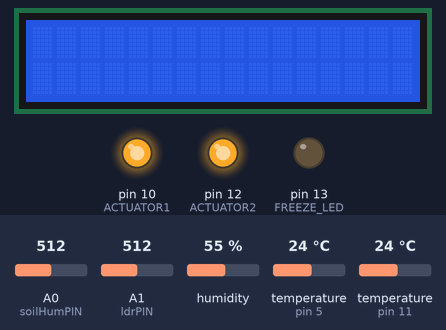
Simulated run of this sketch. Board: Arduino Uno, built with avr-gcc and run on an emulated ATmega328P. Shown: 16×2 character LCD, output pins drawn as LEDs (lit = HIGH). The inputs (shaded band) are chosen by the test bench; at power-on: humidity 55 %, temperature (sensors on pin 5, pin 11) 24 °C, A1 (ldrPIN) = 512, A0 (soilHumPIN) = 512. The modem accepts every AT command (registered, SIM ready, sends succeed) and sends nothing else; pins used as bus, display or sensor lines are not drawn; what the sketch prints to the serial monitor is not drawn.

Above: at 2.2 s.
2.3 s: humidity set to 22 %
At 15.7 s:
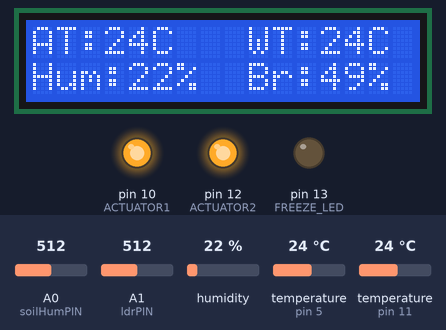
16.1 s: temperature (sensor on pin 5) set to 12 °C
At 30.3 s:
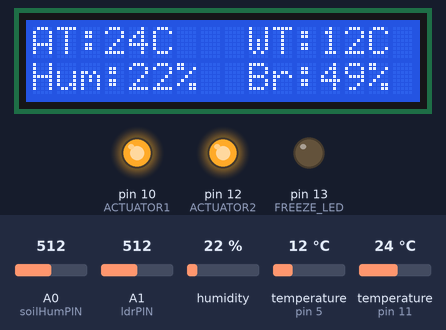
44.1 s: A1 (ldrPIN) set to 716
At 46.1 s:
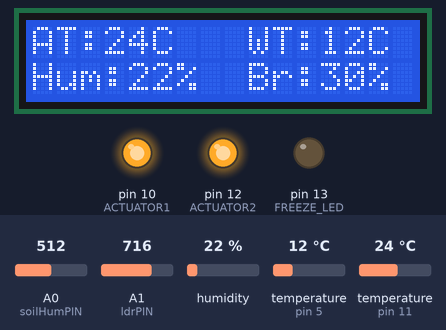
46.8 s: temperature (sensor on pin 11) set to 12 °C
At 61.9 s:
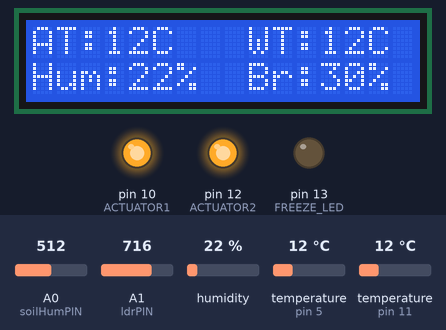
Timing chart, 0 to 63.4 s (numbered marks = the images above; inputs shaded):
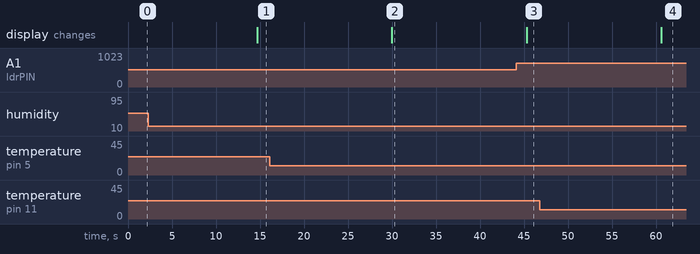

The sketch:

arduino_code.ino
```cpp
// Thingspeak
String statusChWriteKey = ""; // empty due to privacy reasons

String canalID1 = "1005475"; // Enter your Actuator1 Channel ID here
String canalID2 = "1005476"; // Enter your Actuator2 Channel ID here

#include <SoftwareSerial.h>
SoftwareSerial EspSerial(6, 7); // Rx,  Tx

// HW Pins
#define FREEZE_LED 13
#define HARDWARE_RESET 8

// DS18B20
#include <OneWire.h>
#include <DallasTemperature.h>
#define ONE_WIRE_BUS 5 // DS18B20 on pin D5
OneWire oneWire(ONE_WIRE_BUS);
DallasTemperature DS18B20(&oneWire);
int soilTemp = 0;

//DHT
#include "DHT.h"
#include <stdlib.h>
int pinoDHT = 11;
int tipoDHT =  DHT22;
DHT dht(pinoDHT, tipoDHT);
int airTemp = 0;
int airHum = 0;

// LDR (Light)
#define ldrPIN 1
int light = 0;

// Soil humidity
#define soilHumPIN 0
int soilHum = 0;

// LCD
#include <LiquidCrystal.h>
LiquidCrystal lcd(9, 4, 3, 2, A4, A5);

// Variables to be used with timers
long writeTimingSeconds = 15-6; // ==> Define Sample time in seconds to send data
long readTimingSeconds = 10; // ==> Define Sample time in seconds to receive data
long startReadTiming = 0;
long elapsedReadTime = 0;
long startWriteTiming = 0;
long elapsedWriteTime = 0;

//Relays
#define ACTUATOR1 10 // RED LED   ==> Pump
#define ACTUATOR2 12 // GREEN LED ==> Lamp
boolean pump = 0;
boolean lamp = 0;

int command = 0;
int spare = 0;
boolean error;

void setup()
{
  Serial.begin(9600);

  lcd.begin(16, 2);

  pinMode(ACTUATOR1,OUTPUT);
  pinMode(ACTUATOR2,OUTPUT);
  pinMode(FREEZE_LED,OUTPUT);
  pinMode(HARDWARE_RESET,OUTPUT);

  digitalWrite(ACTUATOR1, HIGH);
  digitalWrite(ACTUATOR2, HIGH);
  digitalWrite(FREEZE_LED, LOW);
  digitalWrite(HARDWARE_RESET, HIGH);

  DS18B20.begin();
  dht.begin();

  EspSerial.begin(9600);
  EspHardwareReset(); //Reset
  startReadTiming = millis(); // starting the "program clock"
  startWriteTiming = millis(); // starting the "program clock"
}

void loop()
{
  start: //label
  error=0;


  elapsedWriteTime = millis()-startWriteTiming;
  //elapsedReadTime = millis()-startReadTiming;

  //ESPcheck();
  command = readThingSpeak(canalID1);
  if (command != 9) pump = command;
  takeActions();
  command = readThingSpeak(canalID2);
  if (command != 9) lamp = command;
  takeActions();

  //startReadTiming = millis();

  if (elapsedWriteTime > (writeTimingSeconds*1024))
  {
    //ESPcheck();
    readSensors();
    writeLCD();
    Serial.println("New data!");
    writeThingSpeak();
    startWriteTiming = millis();
  }

  if (error==1) //Resend if transmission is not completed
  {
    Serial.println(" <<<< ERROR >>>>");
    digitalWrite(FREEZE_LED, HIGH);
    goto start; //go to label "start"
  }
}

/********* Read Sensors value *************/
void readSensors(void)
{
  airTemp = dht.readTemperature();
  airHum = dht.readHumidity();

  DS18B20.requestTemperatures();
  soilTemp = DS18B20.getTempCByIndex(0); // Sensor 0 will capture Soil Temp in Celcius

  light = map(analogRead(ldrPIN), 1023, 0, 0, 100); //LDRDark:0  ==> light 100%
  soilHum = map(analogRead(soilHumPIN), 1023, 0, 0, 100);

}

void writeLCD(void)
{
  lcd.clear();
  lcd.setCursor(0, 0);
  lcd.print("AT:" + String(airTemp) + "C");
  lcd.setCursor(9, 0);
  lcd.print("WT:" + String(soilTemp) + "C");
  lcd.setCursor(0, 1);
  lcd.print("Hum:" + String(airHum) + "%");
  lcd.setCursor(9, 1);
  lcd.print("Br:" + String(light) + "%");
}

/********* Take actions based on ThingSpeak Commands *************/
void takeActions(void)
{
  Serial.print("Pump: ");
  Serial.println(pump);
  Serial.print("Lamp: ");
  Serial.println(lamp);
  if (pump == 1) digitalWrite(ACTUATOR1, LOW);
  else digitalWrite(ACTUATOR1, HIGH);
  if (lamp == 1) digitalWrite(ACTUATOR2, LOW);
  else digitalWrite(ACTUATOR2, HIGH);
}

/********* Read Actuators command from ThingSpeak *************/
int readThingSpeak(String channelID)
{
  startThingSpeakCmd();
  int command;
  String getStr = "GET /channels/";
  getStr += channelID;
  getStr +="/fields/1/last";
  getStr += "\r\n";

  String messageDown = sendThingSpeakGetCmd(getStr);
  if (messageDown[5] == 49)
  {
    command = messageDown[7]-48;
    Serial.print("Command received: ");
    Serial.println(command);
  }
  else command = 9;
  return command;
}

void writeThingSpeak(void)
{

  startThingSpeakCmd();

  String getStr = "GET /update?api_key=";
  getStr += statusChWriteKey;
  getStr +="&field1=";
  getStr += String(pump);
  getStr +="&field2=";
  getStr += String(lamp);
  getStr +="&field3=";
  getStr += String(airTemp);
  getStr +="&field4=";
  getStr += String(airHum);
  getStr +="&field5=";
  getStr += String(soilTemp);
  getStr +="&field6=";
  getStr += String(soilHum);
  getStr +="&field7=";
  getStr += String(light);
  getStr +="&field8=";
  getStr += String(spare);
  getStr += "\r\n\r\n";

  sendThingSpeakGetCmd(getStr);
}

/********* Echo Command *************/
boolean echoFind(String keyword)
{
 byte current_char = 0;
 byte keyword_length = keyword.length();
 long deadline = millis() + 5000;
 while(millis() < deadline){
  if (EspSerial.available()){
    char ch = EspSerial.read();
    Serial.write(ch);
    if (ch == keyword[current_char])
      if (++current_char == keyword_length){
       Serial.println();
       return true;
    }
   }
  }
 return false;
}

/********* Reset ESP *************/
void EspHardwareReset(void)
{
  Serial.println("Reseting.......");
  digitalWrite(HARDWARE_RESET, LOW);
  delay(500);
  digitalWrite(HARDWARE_RESET, HIGH);
  delay(500);
  Serial.println("RESET");
}

/********* Check ESP *************/
boolean ESPcheck(void)
{
  EspSerial.println("AT"); // Send "AT+" command to module

  if (echoFind("OK"))
  {
    //Serial.println("ESP ok");
    digitalWrite(FREEZE_LED, LOW);
    return true;
  }
  else //Freeze ou Busy
  {
    Serial.println("ESP Freeze *********************************************************************");
    digitalWrite(FREEZE_LED, HIGH);
    EspHardwareReset();
    return false;
  }
}

/********* Start communication with ThingSpeak*************/
void startThingSpeakCmd(void)
{
  EspSerial.flush();

  String cmd = "AT+CIPSTART=\"TCP\",\"";
  cmd += "184.106.153.149";
  cmd += "\",80";
  EspSerial.println(cmd);
  Serial.print("enviado ==> Start cmd: ");
  Serial.println(cmd);

  if(EspSerial.find("Error"))
  {
    Serial.println("AT+CIPSTART error");
    return;
  }
}

/********* send a GET cmd to ThingSpeak *************/
String sendThingSpeakGetCmd(String getStr)
{
  String cmd = "AT+CIPSEND=";
  cmd += String(getStr.length());
  EspSerial.println(cmd);
  Serial.print("enviado ==> lenght cmd: ");
  Serial.println(cmd);

  if(EspSerial.find((char *)">"))
  {
    EspSerial.print(getStr);
    Serial.print("enviado ==> getStr: ");
    Serial.println(getStr);
    delay(500);

    String messageBody = "";
    while (EspSerial.available())
    {
      String line = EspSerial.readStringUntil('\n');
      if (line.length() == 1)
      { //actual content starts after empty line (that has length 1)
        messageBody = EspSerial.readStringUntil('\n');
      }
    }
    Serial.print("MessageBody received: ");
    Serial.println(messageBody);
    return messageBody;
  }
  else
  {
    EspSerial.println("AT+CIPCLOSE");     // alert user
    Serial.println("ESP8266 CIPSEND ERROR: RESENDING"); //Resend...
    spare = spare + 1;
    error=1;
    return "error";
  }
}
```

Measured:
- after the input at 2.3 s, the display: changes after 12.4 s (image 1)
- after the input at 16.1 s, the display: changes after 13.9 s (image 2)
- after the input at 44.1 s, the display: changes after 1.2 s (image 3)
- after the input at 46.8 s, the display: changes after 13.8 s (image 4)
